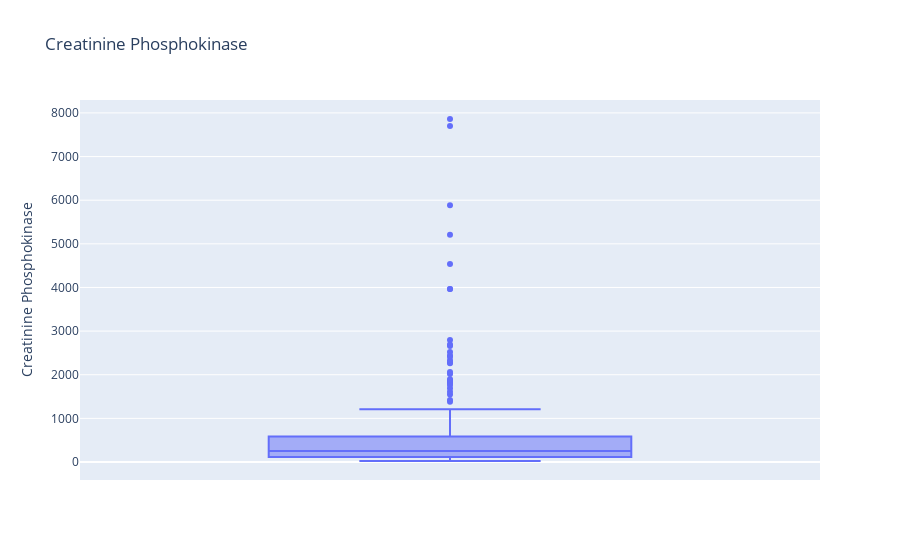
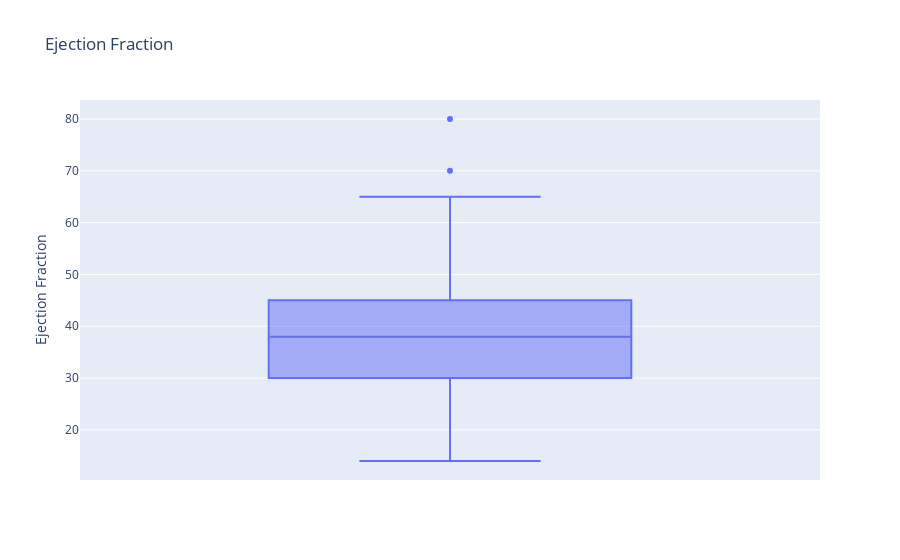
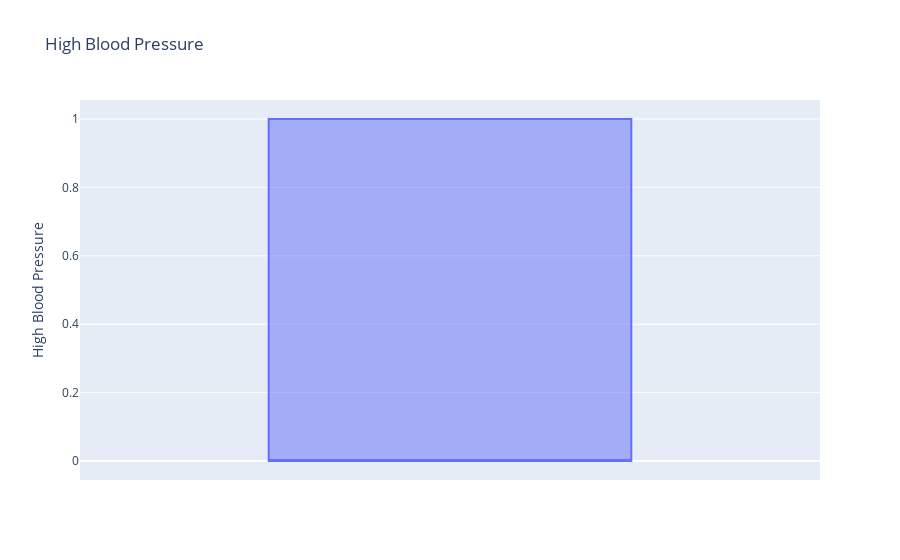
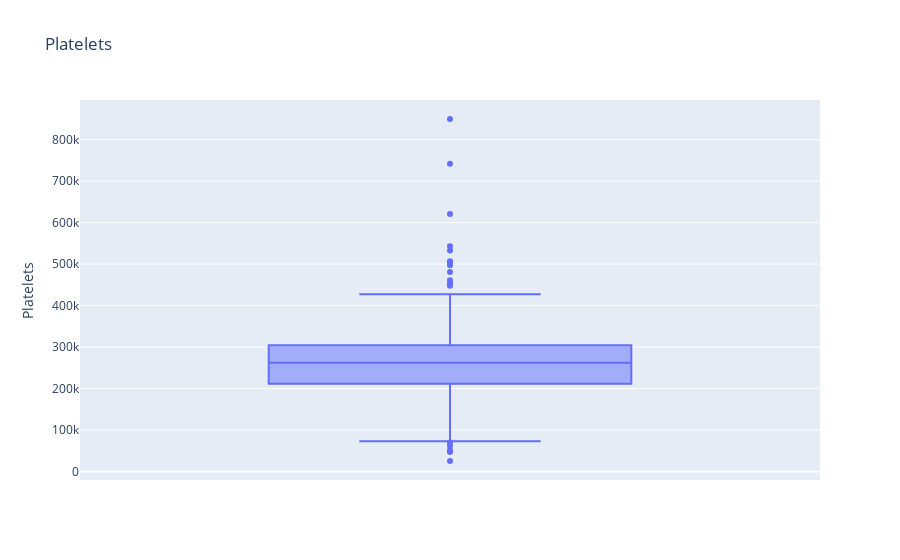

Notebook cell for these charts, in order:
### Code cell
# showing plots for the outliers

plt.figure(1)
fig = px.box(df, y='creatinine_phosphokinase', 
             title='Creatinine Phosphokinase', 
             labels={
                    "creatinine_phosphokinase": "Creatinine Phosphokinase"                    
                    }
            )
fig.show()

plt.figure(2)
fig = px.box(df, y='ejection_fraction')
fig = px.box(df, y='ejection_fraction', 
             title='Ejection Fraction', 
             labels={
                    "ejection_fraction": "Ejection Fraction"                    
                    }
            )
fig.show()

plt.figure(3)
fig = px.box(df, y='high_blood_pressure', 
             title='High Blood Pressure', 
             labels={
                    "high_blood_pressure": "High Blood Pressure"                    
                    }
            )
fig.show()

plt.figure(4)
fig = px.box(df, y='platelets', 
             title='Platelets', 
             labels={
                    "platelets": "Platelets"                    
                    }
            )
fig.show()

plt.figure(5)
fig = px.box(df, y='serum_creatinine', 
             title='Serum Creatinine', 
             labels={
                    "serum_creatinine": "Serum Creatinine"                    
                    }
            )
fig.show()

plt.figure(6)
fig = px.box(df, y='serum_sodium', 
             title='Serum Sodium', 
             labels={
                    "serum_sodium": "Serum Sodium"                    
                    }
            )
fig.show()

### Figure 1 — Plotly figure (JSON) as saved in the notebook; plotly's stock layout.template omitted (floating-point values rounded to 4 significant figures; data arrays with more than 128 entries replaced by an {"elided": "..."} marker saying what was removed)
{"data": [{"alignmentgroup": "True", "hovertemplate": "Creatinine Phosphokinase=%{y}<extra></extra>", "legendgroup": "", "marker": {"color": "#636efa"}, "name": "", "notched": false, "offsetgroup": "", "orientation": "v", "showlegend": false, "type": "box", "x0": " ", "xaxis": "x", "y": {"elided": "299 int values"}, "y0": " ", "yaxis": "y"}], "layout": {"boxmode": "group", "legend": {"tracegroupgap": 0}, "title": {"text": "Creatinine Phosphokinase"}, "xaxis": {"anchor": "y", "domain": [0, 1]}, "yaxis": {"anchor": "x", "domain": [0, 1], "title": {"text": "Creatinine Phosphokinase"}}}}

### Figure 2 — Plotly figure (JSON) as saved in the notebook; plotly's stock layout.template omitted (floating-point values rounded to 4 significant figures; data arrays with more than 128 entries replaced by an {"elided": "..."} marker saying what was removed)
{"data": [{"alignmentgroup": "True", "hovertemplate": "Ejection Fraction=%{y}<extra></extra>", "legendgroup": "", "marker": {"color": "#636efa"}, "name": "", "notched": false, "offsetgroup": "", "orientation": "v", "showlegend": false, "type": "box", "x0": " ", "xaxis": "x", "y": {"elided": "299 int values"}, "y0": " ", "yaxis": "y"}], "layout": {"boxmode": "group", "legend": {"tracegroupgap": 0}, "title": {"text": "Ejection Fraction"}, "xaxis": {"anchor": "y", "domain": [0, 1]}, "yaxis": {"anchor": "x", "domain": [0, 1], "title": {"text": "Ejection Fraction"}}}}

### Figure 3 — Plotly figure (JSON) as saved in the notebook; plotly's stock layout.template omitted (floating-point values rounded to 4 significant figures; data arrays with more than 128 entries replaced by an {"elided": "..."} marker saying what was removed)
{"data": [{"alignmentgroup": "True", "hovertemplate": "High Blood Pressure=%{y}<extra></extra>", "legendgroup": "", "marker": {"color": "#636efa"}, "name": "", "notched": false, "offsetgroup": "", "orientation": "v", "showlegend": false, "type": "box", "x0": " ", "xaxis": "x", "y": {"elided": "299 int values"}, "y0": " ", "yaxis": "y"}], "layout": {"boxmode": "group", "legend": {"tracegroupgap": 0}, "title": {"text": "High Blood Pressure"}, "xaxis": {"anchor": "y", "domain": [0, 1]}, "yaxis": {"anchor": "x", "domain": [0, 1], "title": {"text": "High Blood Pressure"}}}}

### Figure 4 — Plotly figure (JSON) as saved in the notebook; plotly's stock layout.template omitted (floating-point values rounded to 4 significant figures; data arrays with more than 128 entries replaced by an {"elided": "..."} marker saying what was removed)
{"data": [{"alignmentgroup": "True", "hovertemplate": "Platelets=%{y}<extra></extra>", "legendgroup": "", "marker": {"color": "#636efa"}, "name": "", "notched": false, "offsetgroup": "", "orientation": "v", "showlegend": false, "type": "box", "x0": " ", "xaxis": "x", "y": {"elided": "299 float values"}, "y0": " ", "yaxis": "y"}], "layout": {"boxmode": "group", "legend": {"tracegroupgap": 0}, "title": {"text": "Platelets"}, "xaxis": {"anchor": "y", "domain": [0, 1]}, "yaxis": {"anchor": "x", "domain": [0, 1], "title": {"text": "Platelets"}}}}
